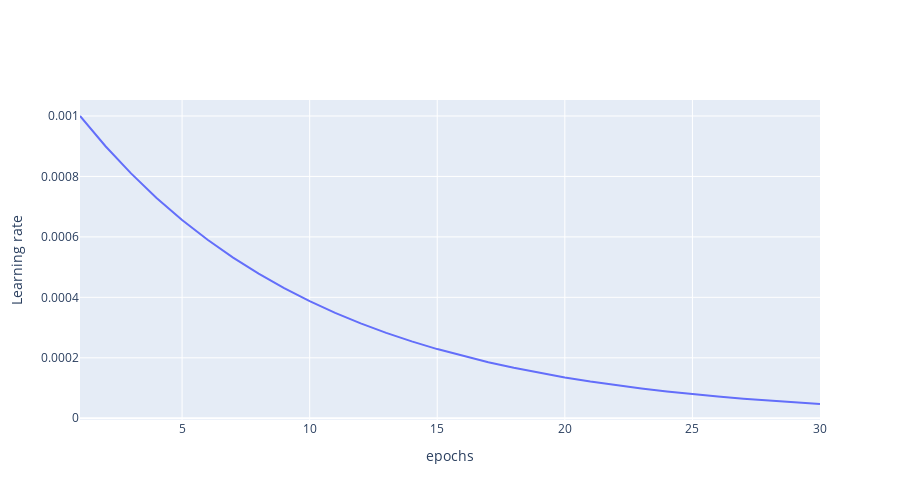

Notebook code for this chart:
### Markdown cell above
## Model overfits after ~30 epochs. Lets add horizontal flip as augmentation

### Code cell
optimizer = optim.Adam(model.parameters(), lr=learning_rate)
scheduler = optim.lr_scheduler.ExponentialLR(optimizer, gamma=0.9)

lrs = []

for i in range(num_epochs):
    
    lrs.append(scheduler.get_last_lr()[0])
    scheduler.step()
    

fig = go.Figure()
    
fig.add_trace(go.Scatter(
    x=list(range(1, num_epochs + 1)), 
    y=lrs
))
fig.update_layout(
    xaxis_title='epochs',
    yaxis_title='Learning rate',
    width=900, 
    height=500
)
fig.show()

### Figure 1 — Plotly figure (JSON) as saved in the notebook; plotly's stock layout.template omitted (floating-point values rounded to 4 significant figures)
{"data": [{"type": "scatter", "x": [1, 2, 3, 4, 5, 6, 7, 8, 9, 10, 11, 12, 13, 14, 15, 16, 17, 18, 19, 20, 21, 22, 23, 24, 25, 26, 27, 28, 29, 30], "y": [0.001, 0.0009, 0.00081, 0.000729, 0.0006561, 0.0005905, 0.0005314, 0.0004783, 0.0004305, 0.0003874, 0.0003487, 0.0003138, 0.0002824, 0.0002542, 0.0002288, 0.0002059, 0.0001853, 0.0001668, 0.0001501, 0.0001351, 0.0001216, 0.0001094, 9.848e-05, 8.863e-05, 7.977e-05, 7.179e-05, 6.461e-05, 5.815e-05, 5.233e-05, 4.71e-05]}], "layout": {"height": 500, "width": 900, "xaxis": {"title": {"text": "epochs"}}, "yaxis": {"title": {"text": "Learning rate"}}}}
